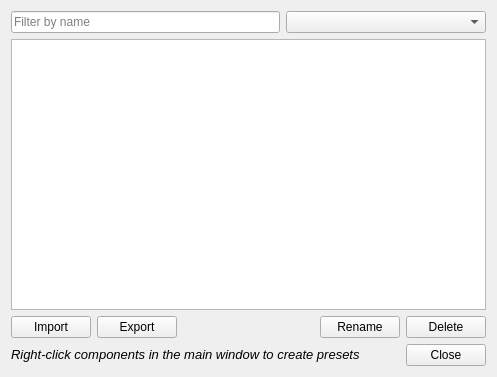
<?xml version="1.0" encoding="UTF-8"?>
<ui version="4.0">
 <class>presetmanager</class>
 <widget class="QWidget" name="presetmanager">
  <property name="windowModality">
   <enum>Qt::ApplicationModal</enum>
  </property>
  <property name="geometry">
   <rect>
    <x>0</x>
    <y>0</y>
    <width>497</width>
    <height>377</height>
   </rect>
  </property>
  <property name="windowTitle">
   <string>Preset Manager</string>
  </property>
  <layout class="QVBoxLayout" name="verticalLayout">
   <item>
    <layout class="QHBoxLayout" name="horizontalLayout_3">
     <item>
      <widget class="QLineEdit" name="lineEdit_search">
       <property name="text">
        <string/>
       </property>
       <property name="placeholderText">
        <string>Filter by name</string>
       </property>
      </widget>
     </item>
     <item>
      <widget class="QComboBox" name="comboBox_filter">
       <property name="minimumSize">
        <size>
         <width>200</width>
         <height>0</height>
        </size>
       </property>
      </widget>
     </item>
    </layout>
   </item>
   <item>
    <layout class="QHBoxLayout" name="horizontalLayout">
     <item>
      <widget class="QListWidget" name="listWidget_presets">
       <property name="sizePolicy">
        <sizepolicy hsizetype="Expanding" vsizetype="Expanding">
         <horstretch>0</horstretch>
         <verstretch>0</verstretch>
        </sizepolicy>
       </property>
       <property name="tabKeyNavigation">
        <bool>true</bool>
       </property>
      </widget>
     </item>
    </layout>
   </item>
   <item>
    <layout class="QHBoxLayout" name="horizontalLayout_2">
     <property name="sizeConstraint">
      <enum>QLayout::SetMinimumSize</enum>
     </property>
     <item>
      <widget class="QPushButton" name="pushButton_import">
       <property name="text">
        <string>Import</string>
       </property>
      </widget>
     </item>
     <item>
      <widget class="QPushButton" name="pushButton_export">
       <property name="text">
        <string>Export</string>
       </property>
      </widget>
     </item>
     <item>
      <spacer name="horizontalSpacer">
       <property name="orientation">
        <enum>Qt::Horizontal</enum>
       </property>
       <property name="sizeHint" stdset="0">
        <size>
         <width>40</width>
         <height>20</height>
        </size>
       </property>
      </spacer>
     </item>
     <item>
      <widget class="QPushButton" name="pushButton_rename">
       <property name="text">
        <string>Rename</string>
       </property>
      </widget>
     </item>
     <item>
      <widget class="QPushButton" name="pushButton_delete">
       <property name="text">
        <string>Delete</string>
       </property>
      </widget>
     </item>
    </layout>
   </item>
   <item>
    <layout class="QHBoxLayout" name="horizontalLayout_4">
     <item alignment="Qt::AlignRight">
      <widget class="QLabel" name="label">
       <property name="text">
        <string>&lt;html&gt;&lt;head/&gt;&lt;body&gt;&lt;p&gt;&lt;span style=&quot; font-size:10pt; font-style:italic;&quot;&gt;Right-click components in the main window to create presets&lt;/span&gt;&lt;/p&gt;&lt;/body&gt;&lt;/html&gt;</string>
       </property>
      </widget>
     </item>
     <item>
      <spacer name="horizontalSpacer_2">
       <property name="orientation">
        <enum>Qt::Horizontal</enum>
       </property>
       <property name="sizeHint" stdset="0">
        <size>
         <width>40</width>
         <height>20</height>
        </size>
       </property>
      </spacer>
     </item>
     <item>
      <widget class="QPushButton" name="pushButton_close">
       <property name="text">
        <string>Close</string>
       </property>
      </widget>
     </item>
    </layout>
   </item>
  </layout>
 </widget>
 <resources/>
 <connections/>
</ui>
